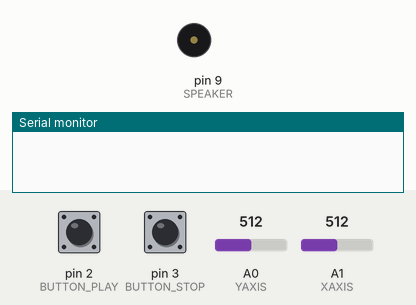
This sketch was run on a simulated Arduino Uno, built with avr-gcc and run on an emulated ATmega328P. Shown: buzzer (waves = sounding), the last lines printed to the serial monitor. Inputs (shaded band) come from the test bench; at power-on: pin 2 (BUTTON_PLAY) LOW, pin 3 (BUTTON_STOP) LOW, A0 (YAXIS) = 512, A1 (XAXIS) = 512.

Above: at 1.2 s.
1.3 s: pin 2 (BUTTON_PLAY) pulled HIGH for 0.15 s
At 1.9 s:
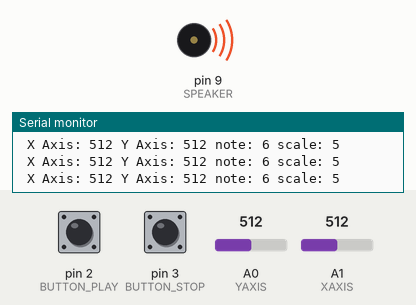
5.9 s: pin 3 (BUTTON_STOP) pulled HIGH for 0.15 s
At 6.7 s:
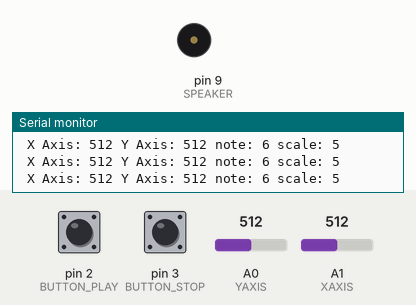
7.5 s: pin 2 (BUTTON_PLAY) pulled HIGH for 1 s
At 7.8 s:
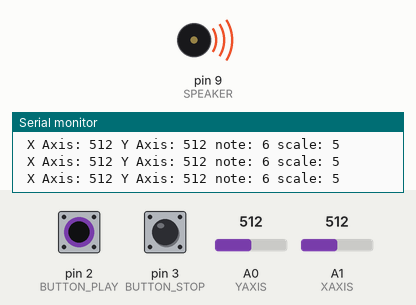
Timing chart, 0 to 10.5 s (numbered marks = the images above; inputs shaded):
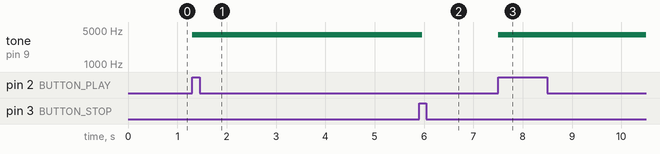

The sketch:

GestureInstrument.ino
```cpp
// (licence header left out)
#include "pitches.h"

int XAXIS = A1;
int YAXIS = A0;

int BUTTON_PLAY = 2;
int BUTTON_STOP = 3;
int SPEAKER = 9;

int xSensorValue = 0;
int ySensorValue = 0;

float minValue = 250.0;
float maxValue = 300.0;

int noteIndex = 0;
int scaleIndex = 0;

bool playStatus = false;

int note[] = {
  NOTE_C2,NOTE_D2,NOTE_E2,NOTE_F2,
  NOTE_G2,NOTE_A2,NOTE_B2,
  NOTE_C3,NOTE_D3,NOTE_E3,NOTE_F3,
  NOTE_G3,NOTE_A3,NOTE_B3,
  NOTE_C4,NOTE_D4,NOTE_E4,NOTE_F4,
  NOTE_G4,NOTE_A4,NOTE_B4,
  NOTE_C5,NOTE_D5,NOTE_E5,NOTE_F5,
  NOTE_G5,NOTE_A5,NOTE_B5,
  NOTE_C6,NOTE_D6,NOTE_E6,NOTE_F6,
  NOTE_G6,NOTE_A6,NOTE_B6,
  NOTE_C7,NOTE_D7,NOTE_E7,NOTE_F7,
  NOTE_G7,NOTE_A7,NOTE_B7};


void setup()
{
  Serial.begin(9600);
  pinMode(BUTTON_PLAY, INPUT);
  pinMode(BUTTON_STOP, INPUT);
}

void loop()
{
  if (digitalRead(BUTTON_PLAY) == HIGH)
  {
    playStatus = true;
  }

  if (digitalRead(BUTTON_STOP) == HIGH)
  {
    noTone(SPEAKER);
    playStatus = false;
  }

  if (playStatus)
  {
    xSensorValue = analogRead(XAXIS);
    ySensorValue = analogRead(YAXIS);

    noteIndex = map(xSensorValue, minValue, maxValue, 0,70);
    noteIndex = constrain(noteIndex/10.0, 0, 6);
    scaleIndex = map(ySensorValue, minValue, maxValue, 0,30);
    scaleIndex = constrain(scaleIndex/10.0, 0, 3)+2;

    Serial.print(" X Axis: ");
    Serial.print(xSensorValue);
    Serial.print(" Y Axis: " );
    Serial.print(ySensorValue);
    Serial.print(" note: ");
    Serial.print(noteIndex);
    Serial.print(" scale: " );
    Serial.println(scaleIndex);

    tone(SPEAKER, note[scaleIndex*7+noteIndex]);

    delay(125);
  }
}
```

pitches.h
```cpp
#define NOTE_B0  31
#define NOTE_C1  33
#define NOTE_CS1 35
#define NOTE_D1  37
#define NOTE_DS1 39
#define NOTE_E1  41
#define NOTE_F1  44
#define NOTE_FS1 46
#define NOTE_G1  49
#define NOTE_GS1 52
#define NOTE_A1  55
#define NOTE_AS1 58
#define NOTE_B1  62
#define NOTE_C2  65
#define NOTE_CS2 69
#define NOTE_D2  73
#define NOTE_DS2 78
#define NOTE_E2  82
#define NOTE_F2  87
#define NOTE_FS2 93
#define NOTE_G2  98
#define NOTE_GS2 104
#define NOTE_A2  110
#define NOTE_AS2 117
#define NOTE_B2  123
#define NOTE_C3  131
#define NOTE_CS3 139
#define NOTE_D3  147
#define NOTE_DS3 156
#define NOTE_E3  165
#define NOTE_F3  175
#define NOTE_FS3 185
#define NOTE_G3  196
#define NOTE_GS3 208
#define NOTE_A3  220
#define NOTE_AS3 233
#define NOTE_B3  247
#define NOTE_C4  262
#define NOTE_CS4 277
#define NOTE_D4  294
#define NOTE_DS4 311
#define NOTE_E4  330
#define NOTE_F4  349
#define NOTE_FS4 370
#define NOTE_G4  392
#define NOTE_GS4 415
#define NOTE_A4  440
#define NOTE_AS4 466
#define NOTE_B4  494
#define NOTE_C5  523
#define NOTE_CS5 554
#define NOTE_D5  587
#define NOTE_DS5 622
#define NOTE_E5  659
#define NOTE_F5  698
#define NOTE_FS5 740
#define NOTE_G5  784
#define NOTE_GS5 831
#define NOTE_A5  880
#define NOTE_AS5 932
#define NOTE_B5  988
#define NOTE_C6  1047
#define NOTE_CS6 1109
#define NOTE_D6  1175
#define NOTE_DS6 1245
#define NOTE_E6  1319
#define NOTE_F6  1397
#define NOTE_FS6 1480
#define NOTE_G6  1568
#define NOTE_GS6 1661
#define NOTE_A6  1760
#define NOTE_AS6 1865
#define NOTE_B6  1976
#define NOTE_C7  2093
#define NOTE_CS7 2217
#define NOTE_D7  2349
#define NOTE_DS7 2489
#define NOTE_E7  2637
#define NOTE_F7  2794
#define NOTE_FS7 2960
#define NOTE_G7  3136
#define NOTE_GS7 3322
#define NOTE_A7  3520
#define NOTE_AS7 3729
#define NOTE_B7  3951
#define NOTE_C8  4186
#define NOTE_CS8 4435
#define NOTE_D8  4699
#define NOTE_DS8 4978
```

Measured:
- after the input at 1.3 s, tone on pin 9 (SPEAKER): silent → 3951 Hz at once
- after the input at 5.9 s, tone on pin 9 (SPEAKER): 3951 Hz → silent after 0.07 s
- after the input at 7.5 s, tone on pin 9 (SPEAKER): silent → 3951 Hz at once
